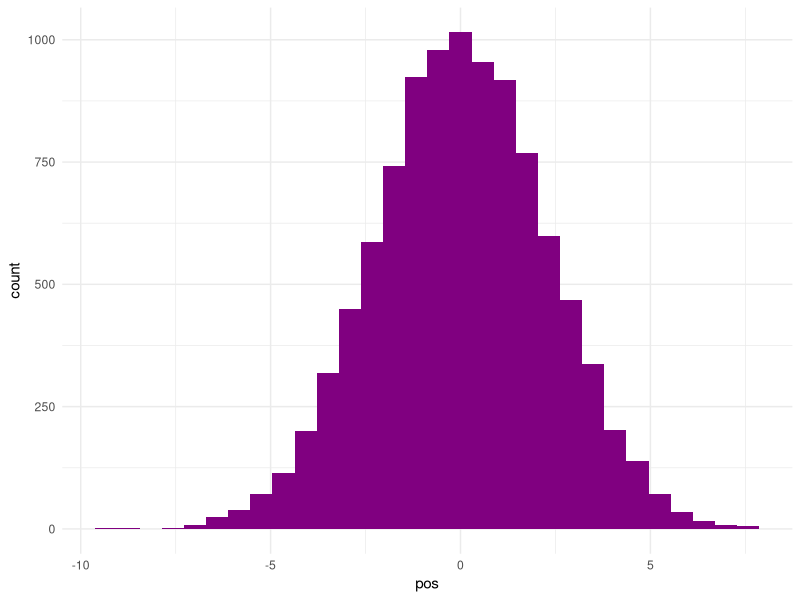

Reproduce this figure in R.
## ---- chunk 1
#| label: exp1
distancia_por_paso <- runif(16, -1, 1)
sum(distancia_por_paso)
## ---- chunk 2
pos <- replicate(10000, sum(runif(16, -1, 1)))

library(ggplot2)
theme_set(theme_minimal())
ggplot() + 
  geom_histogram(aes(x = pos), fill = "#800080")
